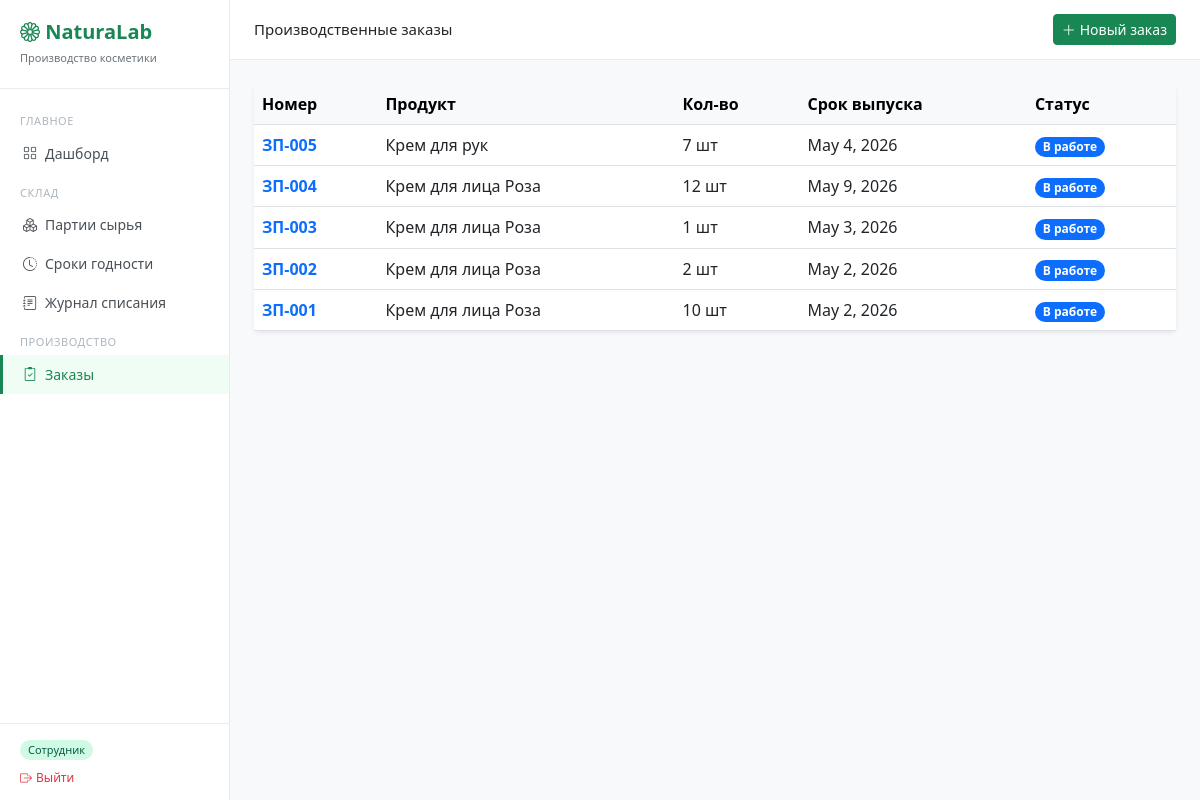
Screenshot of /orders/ with the database file from the repository.
### orders/models.py (models this page shows, shortened)
class ProductionOrder(models.Model):
    STATUS_CHOICES = [
        ('draft',       'Черновик'),
        ('pending',     'Ожидание сырья'),
        ('in_progress', 'В работе'),
        ('done',        'Завершён'),
        ('cancelled',   'Отменён'),
    ]
    number     = models.CharField(max_length=20, unique=True, verbose_name='Номер', blank=True)
    product    = models.ForeignKey(Product, on_delete=models.PROTECT, verbose_name='Продукт')
    quantity   = models.PositiveIntegerField(verbose_name='Количество, шт')
    status     = models.CharField(max_length=20, choices=STATUS_CHOICES,
                                  default='draft', verbose_name='Статус')
    due_date   = models.DateField(verbose_name='Срок выпуска')
    created_at = models.DateTimeField(auto_now_add=True)
    created_by = models.ForeignKey('auth.User', on_delete=models.SET_NULL,
                                   null=True, blank=True, verbose_name='Создал')
    notes      = models.TextField(blank=True, verbose_name='Примечания')
    class Meta:
        verbose_name = 'Производственный заказ'
        verbose_name_plural = 'Производственные заказы'
        ordering = ['-created_at']

### products/models.py (models this page shows)
class Product(models.Model):
    name        = models.CharField(max_length=200, verbose_name='Название продукта')
    description = models.TextField(blank=True, verbose_name='Описание')
    class Meta:
        verbose_name = 'Продукт'
        verbose_name_plural = 'Продукты'
    def __str__(self):
        return self.name

### orders/views.py (the view)
# urls.py: path('',              views.order_list,   name='order-list'),
def order_list(request):
    orders = ProductionOrder.objects.all()
    return render(request, 'orders/order_list.html', {'orders': orders})

### templates/orders/order_list.html (shortened to what this page needs)
{% extends 'base.html' %}
{% block page_title %}Производственные заказы{% endblock %}
{% block topbar_actions %}
  <a href="{% url 'order-create' %}" class="btn btn-success btn-sm">
    <i class="bi bi-plus-lg me-1"></i>Новый заказ
  </a>
{% endblock %}
{% block content %}
<div class="card border-0 shadow-sm">
  <div class="card-body p-0">
    <table class="table table-hover mb-0">
      <thead class="table-light">
        <tr><th>Номер</th><th>Продукт</th><th>Кол-во</th><th>Срок выпуска</th><th>Статус</th></tr>
      </thead>
      <tbody>
        {% for order in orders %}
        <tr>
          <td class="fw-bold">
            <a href="{% url 'order-detail' order.pk %}" class="text-decoration-none">
              {{ order.number }}
            </a>
          </td>
          <td>{{ order.product }}</td>
          <td>{{ order.quantity }} шт</td>
          <td>{{ order.due_date }}</td>
          <td>
            <span class="badge rounded-pill
              {% if order.status == 'in_progress' %}bg-primary
              {% elif order.status == 'pending' %}bg-warning text-dark
              {% elif order.status == 'done' %}bg-success
              {% elif order.status == 'cancelled' %}bg-danger
              {% else %}bg-secondary{% endif %}">
              {{ order.get_status_display }}
            </span>
          </td>
        </tr>
        {% empty %}
        <tr><td colspan="5" class="text-center text-muted py-4">Заказов пока нет</td></tr>
        {% endfor %}
      </tbody>
    </table>
  </div>
</div>
{% endblock %}

### templates/base.HTML (style rules this page uses)
body { background: #f8f9fa; }

### rows the page displays
ProductionOrder: number "ЗП-005", product "Крем для рук", quantity "7", due_date "May 4, 2026", status "В работе"
ProductionOrder: number "ЗП-004", product "Крем для лица Роза", quantity "12", due_date "May 9, 2026", status "В работе"
ProductionOrder: number "ЗП-003", product "Крем для лица Роза", quantity "1", due_date "May 3, 2026", status "В работе"
ProductionOrder: number "ЗП-002", product "Крем для лица Роза", quantity "2", due_date "May 2, 2026", status "В работе"
ProductionOrder: number "ЗП-001", product "Крем для лица Роза", quantity "10", due_date "May 2, 2026", status "В работе"
